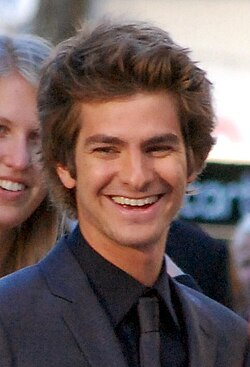
#> input picture img/garfield_test.jpg, 250 x 367 px
$ python test_face_detection.py ../../img/garfield_test.jpg
#> lines starting #> are read from the running program, lines starting #| are printed output that depends on the picture; after the words box and inside, x2 and y2 are one past the last pixel; in counts of white or black regions, pixels touching at a corner belong together
### src/vgg16/face_detection.py
"""
Face detection and cropping utilities for the
VGG16 Facial Emotion Recognition prototype.
"""

import cv2
import numpy as np
from PIL import Image


# ============================================================
# Haar Cascade Face Detector
# ============================================================

FACE_CASCADE_PATH = (
    cv2.data.haarcascades
    + "haarcascade_frontalface_default.xml"
)

face_cascade = cv2.CascadeClassifier(
    FACE_CASCADE_PATH
)

if face_cascade.empty():
    raise RuntimeError(
        "Unable to load OpenCV Haar Cascade face detector."
    )


# ============================================================
# Detect Faces
# ============================================================

def detect_faces(image):

    rgb_image = np.array(
        image.convert("RGB")
    )

    gray_image = cv2.cvtColor(
        rgb_image,
        cv2.COLOR_RGB2GRAY
    )

    faces = face_cascade.detectMultiScale(
        gray_image,
        scaleFactor=1.1,
        minNeighbors=5,
        minSize=(30, 30),
    )

    return rgb_image, faces


# ============================================================
# Crop Faces
# ============================================================

def crop_faces(
    image,
    padding=0.15,
):

    rgb_image, faces = (
        detect_faces(image)
    )

    image_height, image_width = (
        rgb_image.shape[:2]
    )

    cropped_faces = []

    for x, y, w, h in faces:

        # ----------------------------------------------------
        # Padding
        # ----------------------------------------------------

        pad_x = int(
            w * padding
        )

        pad_y = int(
            h * padding
        )

        # ----------------------------------------------------
        # Safe Bounding Box
        # ----------------------------------------------------

        x1 = max(
            0,
            int(x - pad_x),
        )

        y1 = max(
            0,
            int(y - pad_y),
        )

        x2 = min(
            image_width,
            int(x + w + pad_x),
        )

        y2 = min(
            image_height,
            int(y + h + pad_y),
        )

        # ----------------------------------------------------
        # Crop Face
        # ----------------------------------------------------

        face_crop = rgb_image[
            y1:y2,
            x1:x2
        ]

        if face_crop.size == 0:
            continue

        face_pil = Image.fromarray(
            face_crop
        )

        cropped_faces.append(
            {
                "image": face_pil,
                "box": (
                    x1,
                    y1,
                    x2,
                    y2,
                ),
            }
        )

    return cropped_faces


# ============================================================
# Draw Face Bounding Boxes
# ============================================================

def draw_face_boxes(image):

    rgb_image, faces = (
        detect_faces(image)
    )

    output_image = (
        rgb_image.copy()
    )

    for x, y, w, h in faces:

        cv2.rectangle(
            output_image,
            (
                int(x),
                int(y),
            ),
            (
                int(x + w),
                int(y + h),
            ),
            (0, 255, 0),
            2,
        )

    return Image.fromarray(
        output_image
    )

### src/vgg16/test_face_detection.py
"""
Test automatic face detection and cropping.

Usage:
python src/vgg16/test_face_detection.py "path/to/image.jpg"
"""

import sys
from pathlib import Path

from PIL import Image

from face_detection import (
    crop_faces,
    draw_face_boxes
)


def main():

    if len(sys.argv) < 2:

        print(
            "Usage: python "
            "src/vgg16/test_face_detection.py "
            "\"path/to/image.jpg\""
        )

        return

    image_path = Path(
        sys.argv[1]
    )

    if not image_path.exists():

        print(
            f"Image not found: {image_path}"
        )

        return

    image = Image.open(
        image_path
    ).convert("RGB")
#> image is the input picture: PIL image 250x367 RGB; mean R, G, B 111.6, 93.2, 91.3

    cropped_faces = crop_faces(
        image
    )
#> in detect_faces, `gray_image = cv2.cvtColor( rgb_image, cv2.COLOR_RGB2GRAY )`:
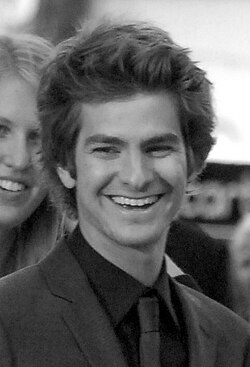
#> gray_image: shape (367, 250); min 0, max 255, mean 98.5
#> in detect_faces, `faces = face_cascade.detectMultiScale( gray_image, scaleFactor=1.1, mi..`: faces = [[59, 94, 144, 144]]
#> the loop in crop_faces, `for x, y, w, h in faces:` made 1 pass
#> (x, y, w, h, pad_x, pad_y, x1, y1) on pass 1: (59, 94, 144, 144, 21, 21, 38, 73)
#> pass 1, in crop_faces, `face_crop = rgb_image[ y1:y2, x1:x2 ]`:
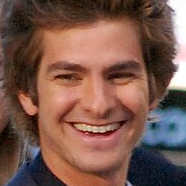
#> face_crop: shape (186, 186, 3); mean R, G, B 122.4, 88, 76.9
#> after the loop in crop_faces, `for x, y, w, h in faces:`: cropped_faces = 1 item
#> cropped_faces = 1 item

    print("\n" + "=" * 60)
    print("FACE DETECTION TEST")
    print("=" * 60)

    print(
        f"\nImage: {image_path.name}"
    )

    print(
        f"Detected faces: {len(cropped_faces)}"
    )
#| Detected faces: 1

    if len(cropped_faces) == 0:

        print(
            "\nNo face was detected."
        )

        return

    output_dir = Path(
        "outputs/face_detection_test"
    )

    output_dir.mkdir(
        parents=True,
        exist_ok=True
    )

    # Save image with bounding boxes
    boxed_image = draw_face_boxes(
        image
    )
#> in draw_face_boxes, `rgb_image, faces = ( detect_faces(image) )`: faces = [[59, 94, 144, 144]]
#> the loop in draw_face_boxes, `for x, y, w, h in faces: ` made 1 pass
#> after the loop in draw_face_boxes, `for x, y, w, h in faces:`:
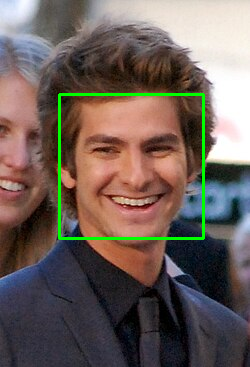
#> output_image: shape (367, 250, 3); 1.88% of pixels changed, all inside (x1, y1, x2, y2) = (58, 93, 205, 240)

    boxed_path = (
        output_dir
        / f"{image_path.stem}_detected.jpg"
    )

    boxed_image.save(
        boxed_path
    )

    print(
        f"\nBounding-box image saved:\n{boxed_path}"
    )

    # Save individual face crops
    for index, face_data in enumerate(
        cropped_faces,
        start=1
    ):

        face = face_data["image"]

        face_path = (
            output_dir
            / f"{image_path.stem}_face_{index}.jpg"
        )

        face.save(
            face_path
        )

        print(
            f"\nFace {index}"
        )

        print(
            f"Bounding box: "
            f"{face_data['box']}"
        )

        print(
            f"Saved: {face_path}"
        )
#> this loop made 1 pass
#> index on pass 1: 1
#| Face 1
#| Bounding box: (38, 73, 224, 259)
#| Saved: outputs/face_detection_test/garfield_test_face_1.jpg

    print(
        "\nFace detection test completed."
    )


if __name__ == "__main__":
    main()
